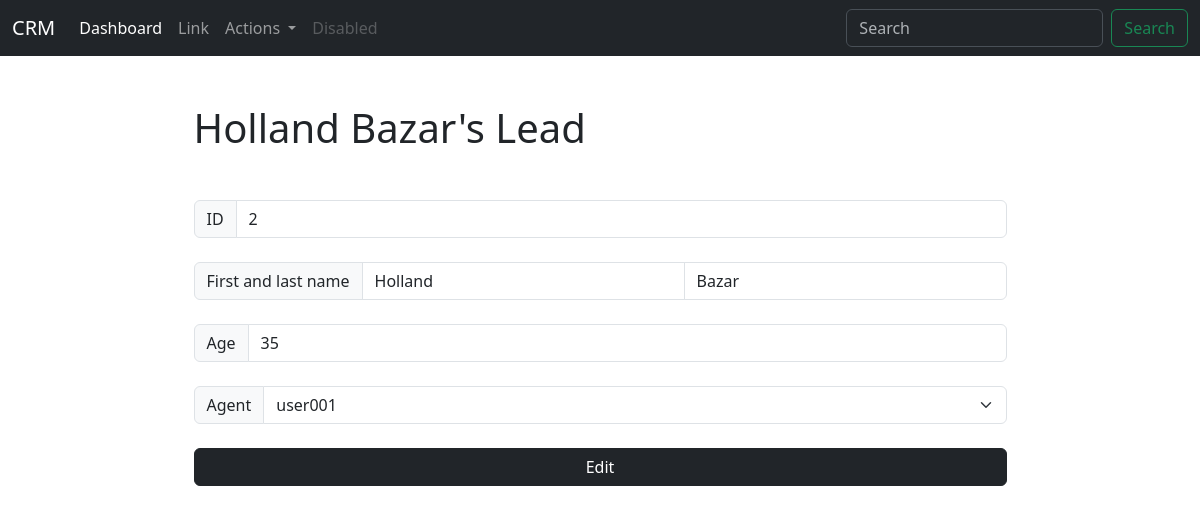
Screenshot of /leads/2 with the database file from the repository.
### leads/models.py (models this page shows)
class Lead(models.Model):
    firstname = models.CharField(max_length=100)
    lastname = models.CharField(max_length=100)
    age = models.IntegerField(default=0)
    agent = models.ForeignKey(Agent, on_delete=models.SET_NULL, null=True)

### agents/models.py (models this page shows)
class Agent(models.Model):
    agent = models.OneToOneField(User, on_delete=models.CASCADE)

class User(AbstractUser):
    pass

### leads/views.py (the view)
# urls.py: path("<int:slug>", lead_details, name="lead_details"),
def lead_details(request, slug):
    lead = Lead.objects.get(id=slug)
    agents = Agent.objects.all()
    return render(request, "leads/lead_details.html", {'lead': lead, 'agents': agents})

### leads/templates/leads/lead_details.html (shortened to what this page needs)
{% extends 'layout.html' %}
{% block content %}
    <div class="container w-75 mt-5">
        <h1 class="mb-5">{{lead.firstname}} {{ lead.lastname }}'s Lead</h1>
        <form action="{% url 'leads:edit_lead' lead.id %}" class="d-flex flex-column gap-4">
            <div class="input-group">
                <span class="input-group-text">ID</span>
                <input type="text" aria-label="First name" class="form-control" value="{{ lead.id }}">
            </div>
            <div class="input-group">
                <span class="input-group-text">First and last name</span>
                <input type="text" aria-label="First name" class="form-control" value="{{ lead.firstname }}">
                <input type="text" aria-label="Last name" class="form-control" value="{{ lead.lastname }}">
            </div>
            <div class="input-group">
                <span class="input-group-text">Age</span>
                <input type="text" aria-label="First name" class="form-control" value="{{ lead.age }}">
            </div>
            <div class="input-group">
                <span class="input-group-text">Agent</span>
                <select id="inputState" class="form-select" name="agent">
                    {% for agent in agents %}
                        <option value="{{ agent.agent.id }}"
                            {% if lead.agent.agent.id == agent.agent.id %}
                                selected
                            {% endif %}
                        >{{ agent.agent.username }}</option>
                    {% endfor %}
                </select>
            </div>
            <button class="btn btn-dark">Edit</button>
        </form>
    </div>
{% endblock content %}

### rows the page displays
Lead: firstname "Holland", lastname "Bazar", id "2", age "35", agent "user001"
